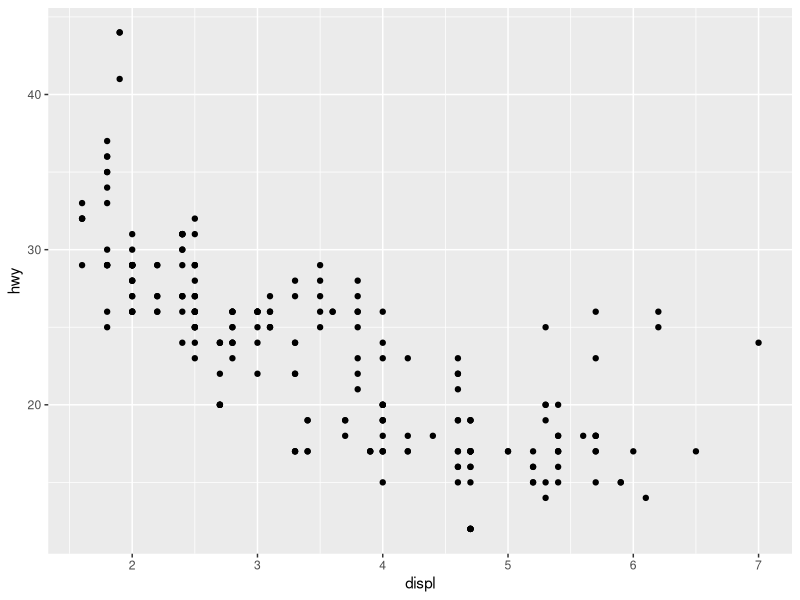
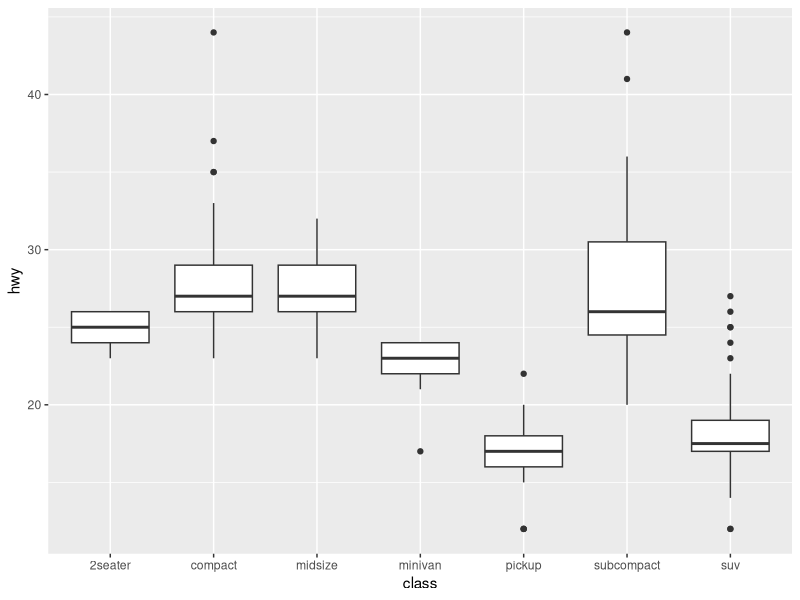
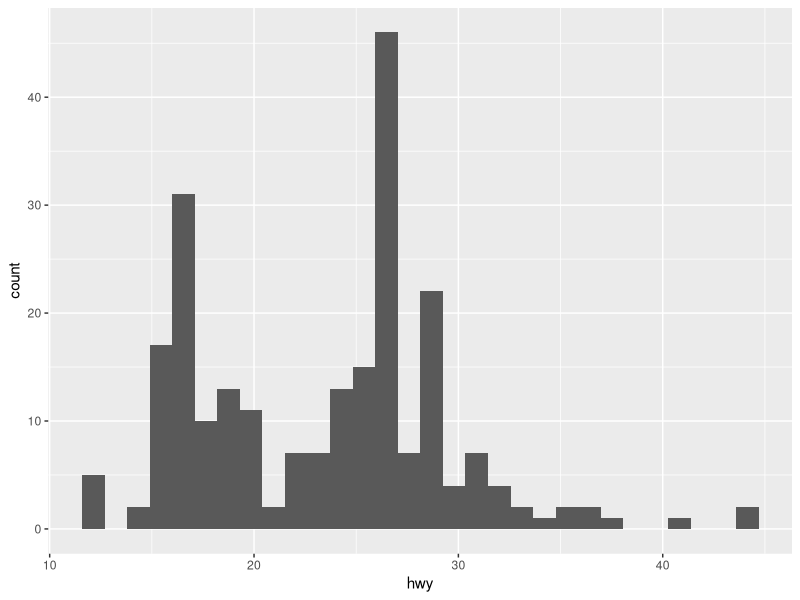
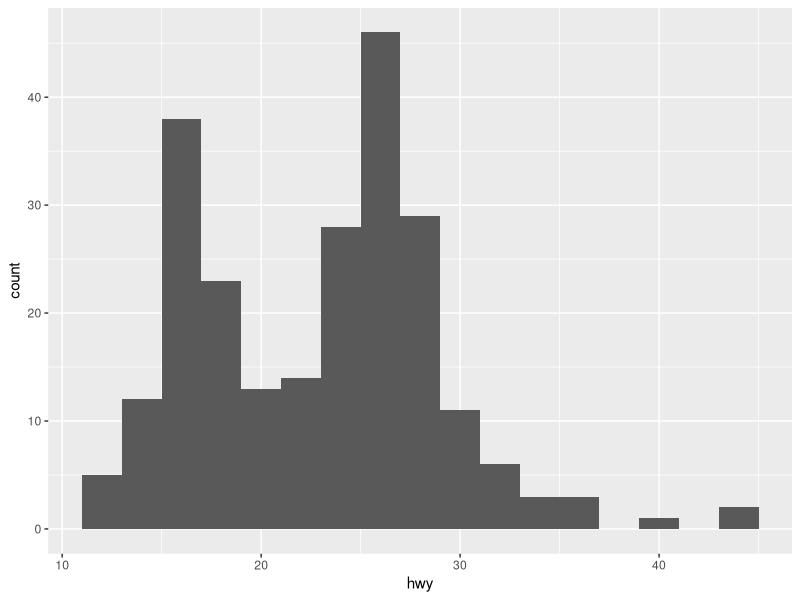
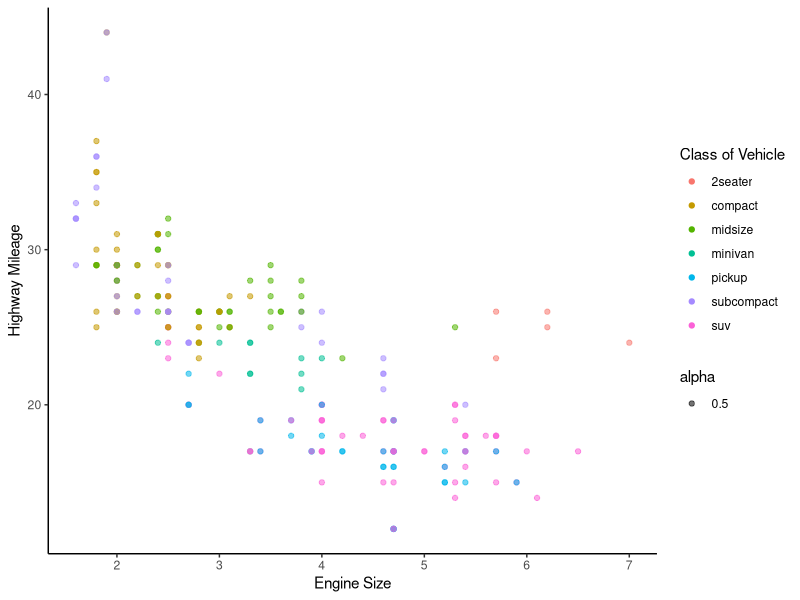
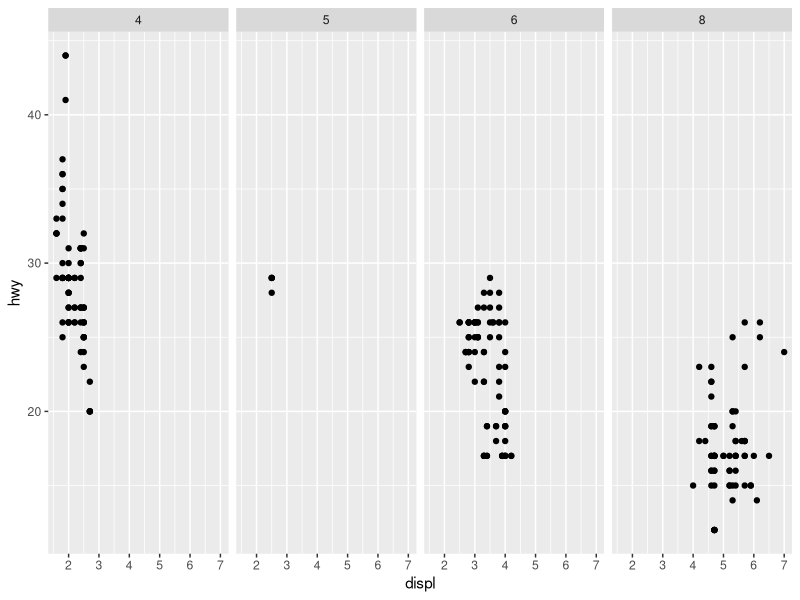
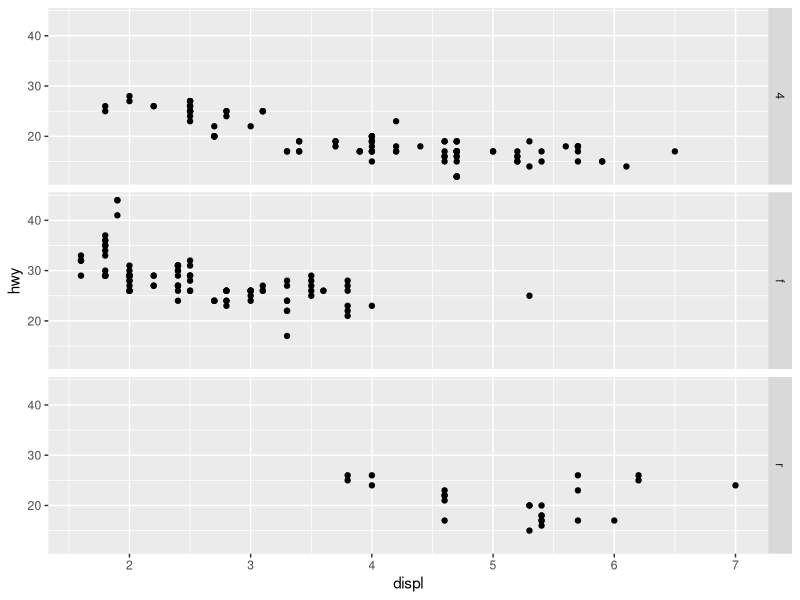
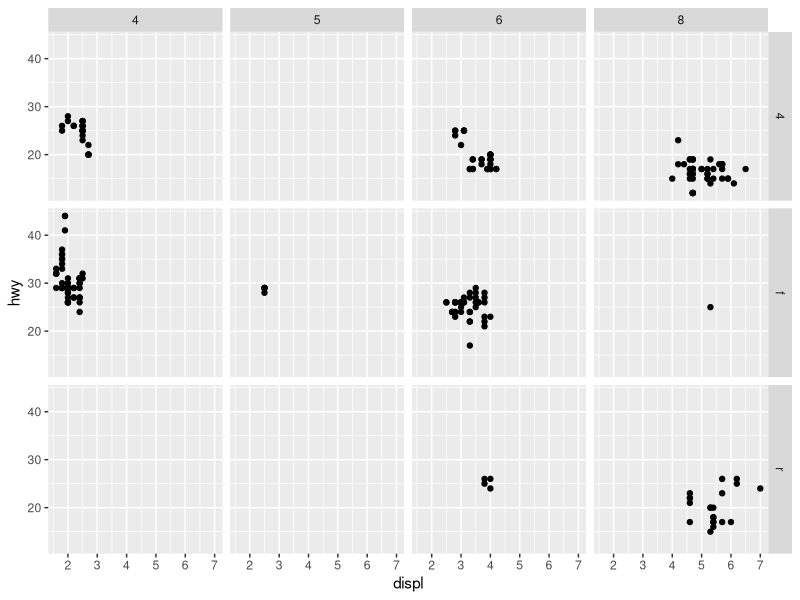

These figures' R source, in order:
## ---- chunk 1
#| label: setup
#| include: false
library(tidyverse)


## ---- chunk 2
#| label: add-label-0
head(mpg)
## ---- chunk 3
#| label: add-label-1
ggplot(data =mpg) +
geom_point( mapping = aes(x= displ, y = hwy))
## ---- chunk 4
#| label: add-label-2
ggplot(data = mpg) +
  geom_boxplot(mapping = aes(x = class, y = hwy))
## ---- chunk 5
#| label: add-label-3
ggplot(mpg) +
geom_histogram(aes(x = hwy))
## ---- chunk 6
#| label: add-label-4
ggplot(mpg) +
  geom_histogram(binwidth = 2, aes(x=hwy))
## ---- chunk 7
#| label: add-label-5
ggplot(data = mpg) +
  geom_point(aes(x = displ, 
                           y = hwy,
                           color = class, 
                           alpha = 0.5)) +
  labs(x = "Engine Size", y = "Highway Mileage", color = "Class of Vehicle") +
  theme_classic()
## ---- chunk 8
#| label: add-label-help-me
# Makes a plot that the commands below will modify
q <- ggplot(mpg) + geom_point(aes(x = displ, y = hwy))

q + facet_grid(. ~ cyl)
q + facet_grid(drv ~ .)
q + facet_grid(drv ~ cyl)
q + facet_wrap(~ class)
## ---- chunk 9
#| label: add-label-6
ggplot(mpg) +
  geom_bar(aes(x = class, fill = class)) +
  guides(fill = "none") +
  labs(x = "Class of Vehicles", y = "Number of Vehicles in Sample") +
  theme_bw()
## ---- chunk 10
ggplot(mpg) + 
  geom_point(aes(displ, hwy)) +
  geom_smooth(aes(displ, hwy)) 
#  ggsave("example.jpg")
